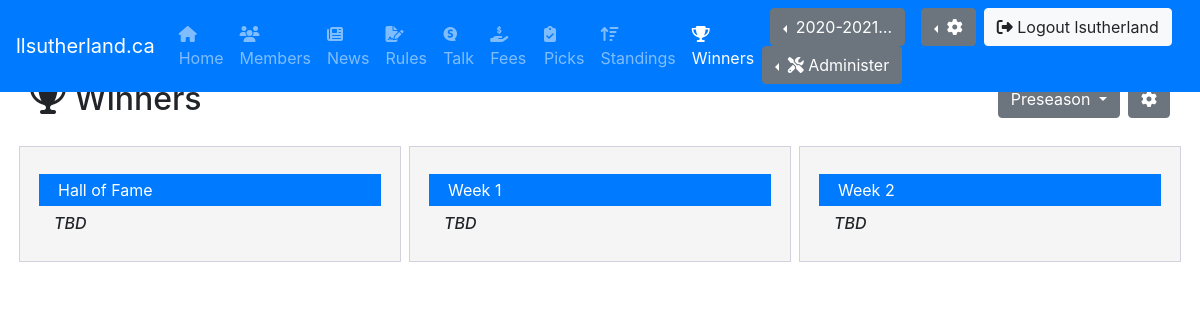
The app's page /winners/ (signed in) with its own data.
### pool/models.py (models this page shows, shortened)
class Season(models.Model):
    name = models.CharField(max_length=50, blank=False, null=False)
    effective_date = models.DateField(blank=False, null=False)
    effective_end_date = models.DateField(blank=False, null=False)
    is_active = models.BooleanField(default=True)

class CustomUser(AbstractUser):
    US_EST = 'US/Eastern'
    TZS = [
        ('US/Alaska', 'US/Alaska'),
        ('US/Arizona','US/Arizona'),
        ('US/Central','US/Central'),
        (US_EST,'US/Eastern'),
        ('US/Hawaii','US/Hawaii'),
        ('US/Mountain','US/Mountain'),
        ('US/Pacific','US/Pacific'),
        ('Europe/Amsterdam','Europe/Amsterdam'),
        ('Europe/Athens','Europe/Athens'),
        ('Europe/Belgrade','Europe/Belgrade'),
        ('Europe/Berlin','Europe/Berlin'),
        ('Europe/Brussels','Europe/Brussels'),
        ('Europe/Bucharest','Europe/Bucharest'),
        ('Europe/Budapest','Europe/Budapest'),
        ('Europe/Copenhagen','Europe/Copenhagen'),
        ('Europe/Dublin','Europe/Dublin'),
        ('Europe/Gibraltar','Europe/Gibraltar'),
        ('Europe/Helsinki','Europe/Helsinki'),
        ('Europe/Istanbul','Europe/Istanbul'),
        ('Europe/Kiev','Europe/Kiev'),
        ('Europe/Lisbon','Europe/Lisbon'),
        ('Europe/London','Europe/London'),
        ('Europe/Luxembourg','Europe/Luxembourg'),
        ('Europe/Madrid','Europe/Madrid'),
        ('Europe/Malta','Europe/Malta'),
        ('Europe/Moscow','Europe/Moscow'),
        ('Europe/Oslo','Europe/Oslo'),
        ('Europe/Paris','Europe/Paris'),
        ('Europe/Prague','Europe/Prague'),
        ('Europe/Rome','Europe/Rome'),
        ('Europe/Sarajevo','Europe/Sarajevo'),
        ('Europe/Stockholm','Europe/Stockholm'),
        ('Europe/Vienna','Europe/Vienna'),
        ('Europe/Volgograd','Europe/Volgograd'),
        ('Europe/Warsaw','Europe/Warsaw'),
        ('Europe/Zurich','Europe/Zurich')
    ]
    username_validator = MyValidator()
    username = models.CharField(
        _('username'),
        max_length=150,
        unique=True,
        help_text=_('Required. 150 characters or fewer. Names and numbers only.'),
        validators=[username_validator],
            error_messages={
            'unique': _("A user with that username already exists."),
        },
    )
    mobile = models.CharField(max_length=20, blank=True, null=True)
    image = models.ImageField(upload_to='profile_image', blank=True, null=True)
    favorite_team = models.ForeignKey(Team, on_delete=models.CASCADE, blank=True, null=True)
    timezone = models.CharField(max_length=50, blank=False, null=False, default=US_EST, choices=TZS)

class WeekType(models.Model):
    name = models.CharField(max_length=50, blank=False, null=False)
    is_active = models.BooleanField(default=True)

class Winner(models.Model):
    user = models.ForeignKey(CustomUser, on_delete=models.CASCADE, blank=True, null=True)
    week = models.ForeignKey(Week, on_delete=models.CASCADE, blank=True, null=True)
    message = models.TextField(max_length=250, blank=True, null=True)

class Week(models.Model):
    name = models.CharField(max_length=50, blank=False, null=False)
    effective_date = models.DateField(blank=False, null=False)
    effective_end_date = models.DateField(blank=False, null=False)
    is_active = models.BooleanField(default=False)
    week_type = models.ForeignKey(WeekType, on_delete=models.CASCADE, null=False)
    season = models.ForeignKey(Season, on_delete=models.CASCADE, null=False)

### pool/views.py (the view)
# urls.py: path('winners/', WinnersView.as_view(), name='winners'),
class WinnersView(LoginRequiredMixin, ListView):
    template_name = 'winners/winners.html'
    def get(self, request):
        if not 'selected_week_type_id' in request.session:
            selected_week_type_id = 1
            request.session['selected_week_type_id'] = 1
        else:
            selected_week_type_id = request.session['selected_week_type_id']
        args = get_winners_args(request, selected_week_type_id)
        return render(request, self.template_name, args)

### pool/views.py (called while the page is built)
def get_current(request):
    current_season = None
    current_week = None
    seasons = []
    prefs = None
    request.session['django_timezone'] = request.user.timezone
    try:
        current_season = get_current_season(request)
        current_week = get_current_week(request)
        seasons = get_seasons()
        prefs = get_preferences(request)
    except Exception as e:
        print(e)
    return {
        'preferences' : prefs,
        'current_season': current_season,
        'current_week' : current_week,
        'seasons' : seasons
    }

def get_preferences(request):
    return Preferences.objects.get(user_id = request.user.id)

def get_seasons():
    return Season.objects.order_by('-effective_date')

def get_current_season(request):
    active_season = Season.objects.get(is_active=True)
    current_season_id = request.session['current_season_id']
    if not active_season.id == current_season_id:
        request.session['current_season_id'] = active_season.id
        return Season.objects.get(id=active_season.id)
    else:
        return Season.objects.get(id=current_season_id)

def get_current_week(request):
    active_week = Week.objects.get(is_active=True)
    current_week_id = request.session['current_week_id']
    if not active_week.id == current_week_id:
        request.session['current_week_id'] = active_week.id
        request.session['current_week_type_id'] = active_week.week_type.id
        return Week.objects.get(id=active_week.id)
    else:
        return Week.objects.get(id=current_week_id)

def get_winners_args(request, week_type_id):
    if not 'selected_week_type_id' in request.session:
        request.session['selected_week_type_id'] = week_type_id
    if week_type_id == '4':
        selected_week_type = WeekType()
        selected_week_type.id = week_type_id
        winners = Winner.objects.all().order_by('id')
    else:
        selected_week_type = WeekType.objects.get(id = week_type_id)
        winners = Winner.objects.filter(week__week_type_id=week_type_id)
    args = get_current(request)
    args.update({'selected_week_type' : selected_week_type})
    args.update({'winners' : winners})
    args.update({'week_types' : WeekType.objects.all().order_by('id')})
    args.update({'page_layout_types': PageLayoutType.objects.all()})
    return args

### utils/season_helper.py (called while the page is built)
def get_now():
    return timezone.now()

### pool/templates/winners/winners.html (shortened to what this page needs)
{% extends 'base.html' %}
{% block body %}
{% block container_type %}
  <div class="container{% if preferences.site_width == 'wide' %}-fluid{% endif %}">
{% endblock %}
<div class="row">
  <div class="col-sm-8">
    <h2 class="mb-4"><i class="fas fa-trophy"></i> Winners</h2>
  </div>
  <div class="col-sm-4">
    {% include 'winners/week_selector.html' %}
  </div>
</div>
<div class="row mb-1">
{% for item in winners %}
    <div class="col-lg themed-grid-col m-1">
        {% if preferences.winners_page_layout_type.id == 1 %}
            {% include 'winners/list.html' %}
        {% elif preferences.winners_page_layout_type.id == 2 %}
            {% include 'winners/grid.html' %}
        {% else %}
            {% include 'winners/compact.html' %}
        {% endif %}
    </div>
{% endfor %}
</div>
{% endblock %}

### pool/templates/nav/no-fav-team.html (shortened to what this page needs)
<nav class="navbar navbar-expand-md navbar-dark fixed-top bg-primary">
        <a class="navbar-brand" href="#">llsutherland.ca</a>
        <div class="collapse navbar-collapse" id="navbarCollapse">
            <ul class="navbar-nav mr-auto">
                <li class="nav-item">
                    <a class="nav-link {% if request.resolver_match.url_name == "home" %}active{% endif %}" href="{% url 'home'  %}"><i class="fas fa-home"></i> Home</a>
                </li>
                <li class="nav-item">
                    <a class="nav-link {% if request.resolver_match.url_name == "members" %}active{% endif %}" href="{% url 'members'  %}"><i class="fas fa-users"></i> Members</a>
                </li>
                <li class="nav-item">
                    <a class="nav-link {% if request.resolver_match.url_name == "news" %}active{% endif %}" href="{% url 'news'  %}"><i class="fas fa-newspaper"></i> News</a>
                </li>
                <li class="nav-item">
                    <a class="nav-link {% if request.resolver_match.url_name == "rules" %}active{% endif %}" href="{% url 'rules'  %}"><i class="fas fa-file-signature"></i> Rules</a>
                </li>
                <li class="nav-item">
                    <a class="nav-link {% if request.resolver_match.url_name == "talk" %}active{% endif %}" href="{% url 'talk'  %}"><i class="fab fa-speakap"></i> Talk</a>
                </li>
                <li class="nav-item">
                    <a class="nav-link {% if request.resolver_match.url_name == "fees" %}active{% endif %}" href="{% url 'fees'  %}"><i class="fas fa-hand-holding-usd"></i> Fees</a>
                </li>
                <li class="nav-item">
                    <a class="nav-link {% if request.resolver_match.url_name == "picks" %}active{% endif %}" href="{% url 'picks' %}"><i class="fas fa-clipboard-check"></i> Picks</a>
                </li>
                <li class="nav-item">
                    <a class="nav-link {% if request.resolver_match.url_name == "standings" %}active{% endif %}" href="{% url 'standings'%}""><i class="fas fa-sort-amount-up"></i> Standings</a>
                </li>
                <li class="nav-item">
                    <a class="nav-link {% if request.resolver_match.url_name == "winners" %}active{% endif %}" href="{% url 'winners'  %}"><i class="fas fa-trophy"></i> Winners</a>
                </li>
            </ul>
            <form class="form-inline mt-2 mt-md-0">
                <div class="dropdown dropleft pl-2 pr-2">
                {% if current_season %}
                    <a class="btn btn-secondary dropdown-toggle" href="#" role="button" id="dropdownSeason" data-toggle="dropdown" aria-haspopup="true" aria-expanded="false">
                        {{current_season.name | truncatechars:10}}
                    </a>
                {% endif %}
                </div>
                <div class="dropdown dropleft pl-2 pr-2">
                    <a class="btn btn-secondary dropdown-toggle" href="#" role="button" id="dropdownProfile" data-toggle="dropdown" aria-haspopup="true" aria-expanded="false">
                        <i class="fas fa-cog"></i>
                    </a>
                </div>
                <a class="btn btn-light mr-2 my-2 my-sm-0" href="{% url 'logout' %}"><i class="fas fa-sign-out-alt"></i> Logout {{user.username}}</a>
                {% if user.is_staff %}
                    <div class="dropdown dropleft">
                        <button class="btn btn-secondary dropdown-toggle" type="button" id="dropdownMenuButton" data-toggle="dropdown" aria-haspopup="true" aria-expanded="false">
                            <i class="fas fa-tools"></i> Administer
                        </button>
                    </div>
                {% endif %}
            </form>
        </div>
    </nav>

### pool/templates/winners/week_selector.html (shortened to what this page needs)
<div class="btn-toolbar justify-content-end mb-3" role="toolbar" aria-label="Toolbar with button groups">
  <div class="btn-group mr-2" role="group" aria-label="First group">
    <button id="btnGroupDrop1" type="button" class="btn btn-secondary dropdown-toggle" data-toggle="dropdown" aria-haspopup="true" aria-expanded="false">
      {% if selected_week_type.id == '4' %}
        All
      {% else %}
        {{selected_week_type.name}}
      {% endif %}
    </button>
  </div>
  <div class="btn-group" role="group" aria-label="Third group">
    <button type="button" class="btn btn-secondary" onclick="showElement()"><i class="fas fa-cog"></i></button>
  </div>
</div>

### pool/templates/winners/list.html (shortened to what this page needs)
<div class="row m-1">
    <div class="col-lg">
        {% if user.favorite_team %}
            <div class="row p-1 mt-2 mb-2" style="background-color:{{user.favorite_team.color_01}};color:{{user.favorite_team.color_03}};border-color:{{user.favorite_team.color_03}}">
        {% else %}
            <div class="row p-1 mt-2 mb-2 bg-primary text-white">
        {% endif %}
            {% if item.week %}
                <div class="col-lg text-left">{{item.week.name}}</div>
            {% else %}
                <div class="col-lg text-left">{{item.message}}</div>
            {% endif %}
        </div>
        <div class="row">
            <div class="col-lg">
                {% if item.user %}
                    <h6>{{item.user}}</h6>
                {% else %}
                    <h6 class="font-italic">TBD</h6>
                {% endif %}
            </div>
        </div>
    </div>
</div>

### pool/static/nfl/grid.css (style rules this page uses)
.themed-grid-col { padding-top: 15px; padding-bottom: 15px; background-color: whitesmoke; border: 1px solid rgba(86, 61, 124, .2); }

### records on screen
Season: name "2020-2021…"
CustomUser: username "lsutherland"
WeekType: name "Preseason"
Winner: week.name "Hall of Fame", shows "TBD"
Winner: week.name "Week 1", shows "TBD"
Winner: week.name "Week 2", shows "TBD"
